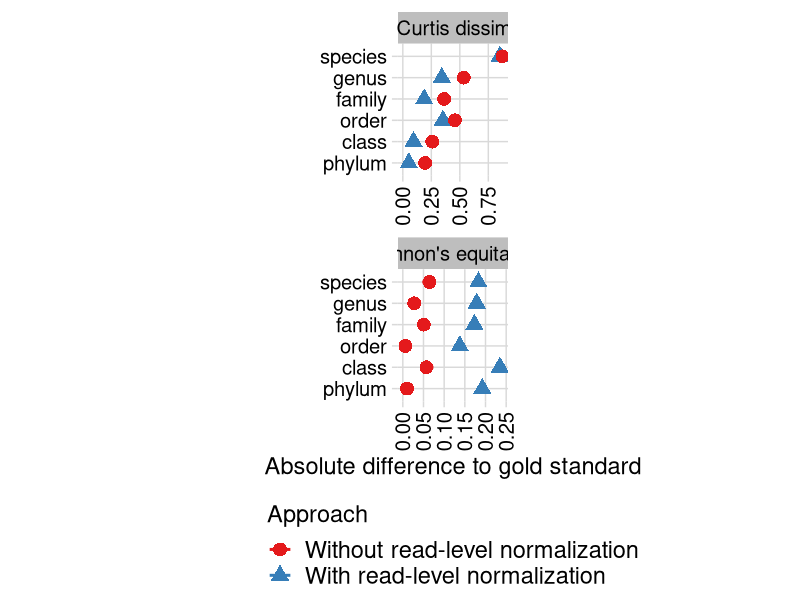

Generate this figure with R: (Note: this script raises an error after producing the figure.)
require(ggplot2)
require(readr)
require(cowplot)
require(dplyr)

pm <- read_tsv("../results/version_comparison-profiling_evaluation-CAMI1_hc.tsv")
pm <- pm %>% filter(metric == "Bray-Curtis distance" | metric == "Shannon equitability")
pm <- pm %>% filter(rank != "superkingdom") %>% filter(rank != "strain")
pm <- pm %>%
  group_by(metric) %>%
  mutate(dvalue = abs(value - value[tool == "Gold standard"]))
pm <- pm %>% filter(tool != "Gold standard")
pm$rank <- factor(
  pm$rank,
  levels = c("phylum", "class", "order", "family", "genus", "species")
)
pm <- pm %>%
  group_by(rank, tool, metric) %>%
  summarise(lower = min(dvalue), upper = max(dvalue), p = mean(dvalue))

pm[pm == "CONSULT-II (new - all ranks)"] <- "With read-level normalization"
pm[pm == "CONSULT-II (old - all ranks)"] <- "Without read-level normalization"
pm[pm == "CONSULT-II (old - based on species, RECOMB-CG)"] <- "With read-level normalization (based on species profile)"
pm[pm == "CONSULT-II (new - based on species)"] <- "Without read-level normalization (based on species profile)"

pm[pm == "Bray-Curtis distance"] <- "Bray-Curtis dissimilarity"
pm[pm == "Shannon equitability"] <- "Shannon's equitability"

pm$tool <- factor(
  pm$tool,
  levels = c("Without read-level normalization", "With read-level normalization", "With read-level normalization (based on species profile)", "Without read-level normalization (based on species profile)")
)

pm_all <- pm %>% filter(tool == "Without read-level normalization" | tool == "With read-level normalization")
fs <- 17
ggplot(pm_all, mapping = aes(x = p, y = rank, shape = tool, color = tool)) +
  # geom_point(size = 3, alpha = 0.9) +
  geom_pointrange(size = 1, linewidth = 1, mapping = aes(xmin = lower, xmax = upper)) +
  xlim(0, NA) +
  facet_wrap(vars(metric), ncol = 1, scales = "free_x") +
  theme_minimal_grid(font_size = fs) +
  labs(shape = "Approach", color = "Approach", y = "", x = "Absolute difference to gold standard") +
  scale_colour_brewer(palette = "Set1") +
  theme(strip.background = element_rect(fill = "gray")) +
  theme(legend.direction = "vertical", legend.position = "bottom", legend.justification = "center", legend.text = element_text(size = fs)) +
  theme(axis.title.y =  element_text(), axis.text.x = element_text(angle = 90, vjust = 0.5, hjust = 1), aspect.ratio = 1.2)
ggsave2("../figures/profiling_normalization_comparison-all_ranks.pdf", width = 5, height = 10)

ggplot(pm, mapping = aes(x = p, y = rank, shape = tool, color = tool)) +
  # geom_point(size = 3, alpha = 0.9) +
  geom_pointrange(size = 1.5, linewidth = 1.25, alpha = 0.8, mapping = aes(xmin = lower, xmax = upper)) +
  xlim(0, NA) +
  facet_wrap(vars(metric), ncol = 2, scales = "free_x") +
  theme_minimal_grid(font_size = fs) +
  labs(shape = "Approach", color = "Approach", y = "", x = "Absolute difference to gold standard") +
  scale_colour_brewer(palette = "Set1") +
  theme(strip.background = element_rect(fill = "gray")) +
  theme(legend.direction = "vertical", legend.position = "bottom", legend.justification = "center", legend.text = element_text(size = fs)) +
  theme(axis.title.y =  element_text(), axis.text.x = element_text(angle = 90, vjust = 0.5, hjust = 1), aspect.ratio = 0.7)
ggsave2("../figures/profiling_normalization_comparison-all_ranks_and_from_species.pdf", width = 12, height = 6)